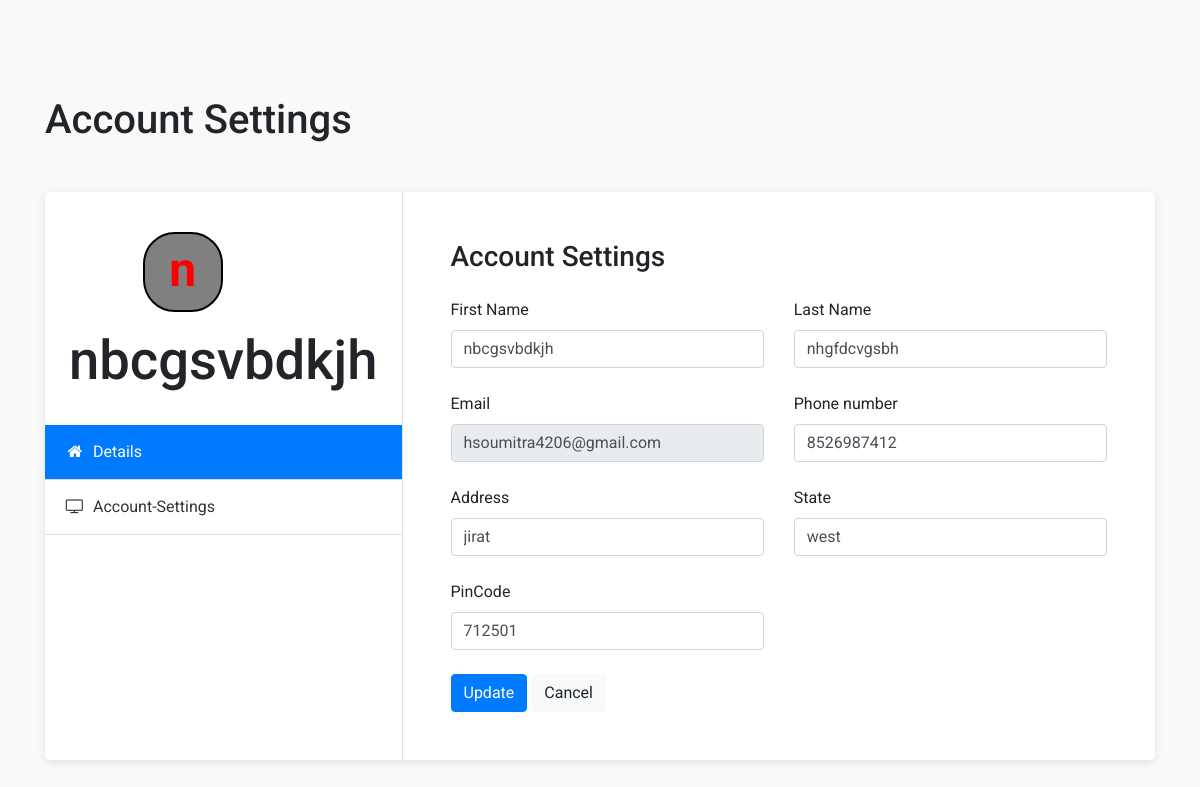
The page /profile.php (signed in) on the database its author committed.
### tables this page shows
CREATE TABLE `users` (
  `id` int(11) NOT NULL,
  `fname` varchar(255) NOT NULL,
  `lname` varchar(255) NOT NULL,
  `password` varchar(50) NOT NULL,
  `email` varchar(50) NOT NULL,
  `mobile` varchar(15) NOT NULL,
  `added_on` datetime NOT NULL,
  `otp` varchar(11) NOT NULL,
  `status` varchar(11) NOT NULL
);

CREATE TABLE `order_document` (
  `id` int(11) NOT NULL,
  `user_id` int(255) NOT NULL,
  `address` varchar(250) NOT NULL,
  `state` varchar(50) NOT NULL,
  `pincode` int(11) NOT NULL,
  `payment_type` varchar(20) NOT NULL,
  `total_price` float NOT NULL,
  `payment_status` varchar(20) NOT NULL,
  `order_status` varchar(11) NOT NULL,
  `ship_order_id` int(11) NOT NULL,
  `added_on` datetime NOT NULL,
  `order_id` int(255) NOT NULL
);

### profile.php (the view, shortened to what this page needs)
<?php
include_once "php/config.php";
$user_id = $_SESSION['user_id'];
$sql1 = mysqli_query($con, "SELECT * FROM order_document WHERE user_id = '$user_id' LIMIT 0, 25");
if(mysqli_num_rows($sql1) > 0)
{
	$row1 = mysqli_fetch_assoc($sql1);
	$address = $row1['address'];
	$state = $row1['state'];
	$pincode = $row1['pincode'];
}
else
{
	$address = "";
	$state = "";
	$pincode = "";
}
$sql = mysqli_query($con, "SELECT * FROM users WHERE id = '$user_id'");
$row = mysqli_fetch_assoc($sql);
$fname = $row['fname'];
$lname = $row['lname'];
$email = $row['email'];
$phone = $row['mobile'];
?>
<!DOCTYPE html>
<html lang="en">
<head>
	<link rel="stylesheet" type="text/css" href="https://stackpath.bootstrapcdn.com/bootstrap/4.3.1/css/bootstrap.min.css">
	<link rel="stylesheet" href="https://stackpath.bootstrapcdn.com/font-awesome/4.7.0/css/font-awesome.min.css">
	<link rel="stylesheet" type="text/css" href="account-css/style.css">
</head>
<body>
	<section class="py-5 my-5">
		<div class="container">
			<h1 class="mb-5">Account Settings</h1>
			<div class="bg-white shadow rounded-lg d-block d-sm-flex">
				<div class="profile-tab-nav border-right">
					<div class="p-4">
 						<div class="img-circle text-center mb-3" style=" margin-left: 4.6rem; margin-top:1rem; height: 5rem; width: 5rem; border-radius: 40%;  border:2px solid black; background-color:grey; color:red;">
							<b style="font-size:3rem;">
								<?php
 								$name = $fname;
                				$firstLetter = substr($name, 0, 1);
								echo $firstLetter;
                				?>
								</b>
						</div>
						<h4 class="text-center" style="font-size:3.4rem;"><?php echo $fname ;?></h4>
					</div>
					<div class="nav flex-column nav-pills" id="v-pills-tab" role="tablist" aria-orientation="vertical">
						<a class="nav-link active" id="account-tab" data-toggle="pill" href="#account" role="tab" aria-controls="account" aria-selected="true">
							<i class="fa fa-home text-center mr-1"></i>
							Details
						</a>
						<a class="nav-link" id="application-tab" data-toggle="pill" href="#application" role="tab" aria-controls="application" aria-selected="false">
							<i class="fa fa-tv text-center mr-1"></i>
							Account-Settings
						</a>
					</div>
				</div>
				<div class="tab-content p-4 p-md-5" id="v-pills-tabContent">
					<div class="tab-pane fade show active" id="account" role="tabpanel" aria-labelledby="account-tab">
						<h3 class="mb-4">Account Settings</h3>
						<form action="" method="post">
						<div class="row">
							<div class="col-md-6">
								<div class="form-group">
								  	<label>First Name</label>
								  	<input type="text" name="fname" class="form-control" value="<?php echo $fname; ?>">
								</div>
							</div>
							<div class="col-md-6">
								<div class="form-group">
								  	<label>Last Name</label>
								  	<input type="text" name="lname" class="form-control" value="<?php echo $lname; ?>">
								</div>
							</div>
							<div class="col-md-6">
								<div class="form-group">
								  	<label>Email</label>
								  	<input type="text"  class="form-control" value="<?php echo $email; ?>" readonly>
								</div>
							</div>
							<div class="col-md-6">
								<div class="form-group">
								  	<label>Phone number</label>
								  	<input type="number" name="mobile" class="form-control" value="<?php echo $phone; ?>"min="6256845210" max="9987653241">
								</div>
							</div>
							<div class="col-md-6">
								<div class="form-group">
								  	<label>Address</label>
								  	<input type="text" name="address" class="form-control" value="<?php
									echo $address?>">
								</div>
							</div>
							<div class="col-md-6">
								<div class="form-group">
								  	<label>State</label>
								  	<input type="text" name="state" class="form-control" value="<?php echo $state ;?>">
								</div>
							</div>
							<div class="col-md-6">
								<div class="form-group">
								  	<label>PinCode</label>
								  	<input type="text" name="pincode" class="form-control" value="<?php echo $pincode ;?>">
								</div>
							</div>
						</div>
						<div>
							<button class="btn btn-primary"name="submit">Update</button>
							<button class="btn btn-light" type="reset">Cancel</button>
						</div>
						</form>
					</div>
				</div>
			</div>
		</div>
	</section>
</body>
</html>

### CSS/style.css (style rules this page uses)
body { background: #f9f9f9; font-family: "Roboto", sans-serif; }
.shadow { box-shadow: 0 2px 10px rgba(0, 0, 0, 0.1) !important; }
.profile-tab-nav { min-width: 250px; }
.tab-content { flex: 1; }
.form-group { margin-bottom: 1.5rem; }
.nav-pills a.nav-link { padding: 15px 20px; border-bottom: 1px solid #ddd; border-radius: 0; color: #333; }
.nav-pills a.nav-link i { width: 20px; }

### rows shown on the page
users: fname "n", fname "nbcgsvbdkjh", lname "nhgfdcvgsbh", email "hsoumitra4206@gmail.com", mobile "8526987412"
order_document: address "jirat", state "west", pincode "712501"
